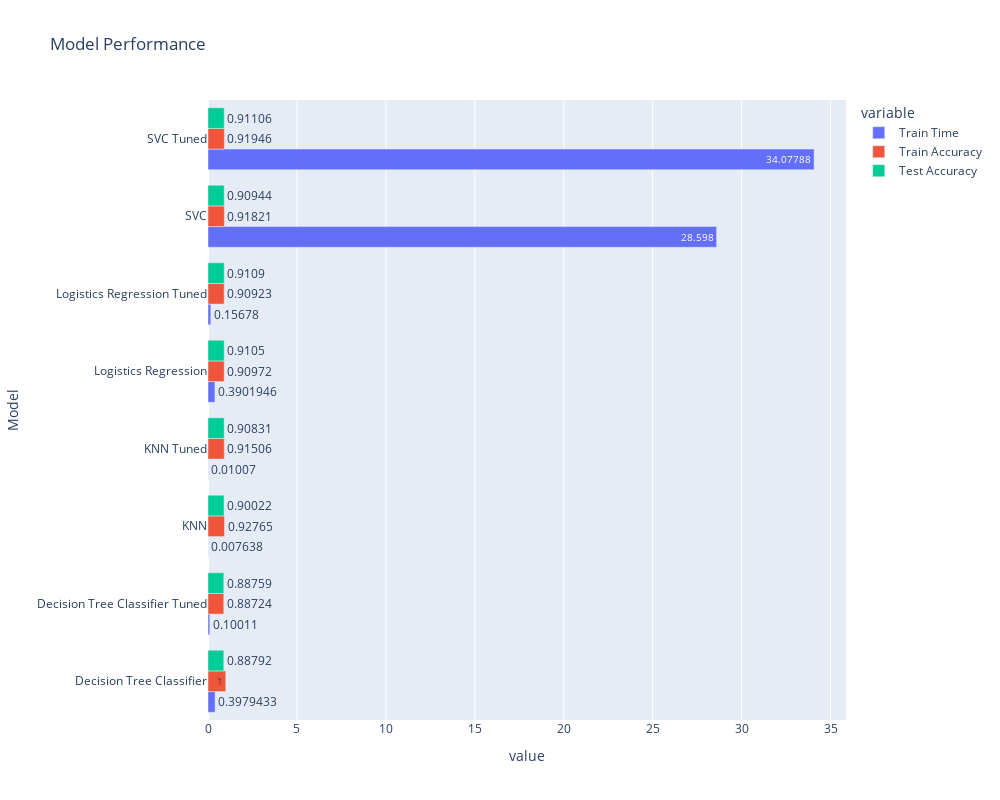

Notebook cell for this chart:
### Code cell
## Generate the Model performance comparison
fig = px.bar(counter, y=counter.index, x=['Train Time', 'Train Accuracy','Test Accuracy'], title='Model Performance',barmode='group', width=1000, height=800,text_auto=True, orientation='h')
fig.show()

### Figure 1 — Plotly figure (JSON) as saved in the notebook; plotly's stock layout.template omitted (floating-point values rounded to 4 significant figures)
{"data": [{"alignmentgroup": "True", "hovertemplate": "variable=Train Time<br>value=%{x}<br>Model=%{y}<extra></extra>", "legendgroup": "Train Time", "marker": {"color": "#636efa", "pattern": {"shape": ""}}, "name": "Train Time", "offsetgroup": "Train Time", "orientation": "h", "showlegend": true, "textposition": "auto", "texttemplate": "%{x}", "type": "bar", "x": [0.3979, 0.1001, 0.007638, 0.01007, 0.3902, 0.1568, 28.6, 34.08], "xaxis": "x", "y": ["Decision Tree Classifier", "Decision Tree Classifier Tuned", "KNN", "KNN Tuned", "Logistics Regression", "Logistics Regression Tuned", "SVC", "SVC Tuned"], "yaxis": "y"}, {"alignmentgroup": "True", "hovertemplate": "variable=Train Accuracy<br>value=%{x}<br>Model=%{y}<extra></extra>", "legendgroup": "Train Accuracy", "marker": {"color": "#EF553B", "pattern": {"shape": ""}}, "name": "Train Accuracy", "offsetgroup": "Train Accuracy", "orientation": "h", "showlegend": true, "textposition": "auto", "texttemplate": "%{x}", "type": "bar", "x": [1, 0.8872, 0.9276, 0.9151, 0.9097, 0.9092, 0.9182, 0.9195], "xaxis": "x", "y": ["Decision Tree Classifier", "Decision Tree Classifier Tuned", "KNN", "KNN Tuned", "Logistics Regression", "Logistics Regression Tuned", "SVC", "SVC Tuned"], "yaxis": "y"}, {"alignmentgroup": "True", "hovertemplate": "variable=Test Accuracy<br>value=%{x}<br>Model=%{y}<extra></extra>", "legendgroup": "Test Accuracy", "marker": {"color": "#00cc96", "pattern": {"shape": ""}}, "name": "Test Accuracy", "offsetgroup": "Test Accuracy", "orientation": "h", "showlegend": true, "textposition": "auto", "texttemplate": "%{x}", "type": "bar", "x": [0.8879, 0.8876, 0.9002, 0.9083, 0.9105, 0.9109, 0.9094, 0.9111], "xaxis": "x", "y": ["Decision Tree Classifier", "Decision Tree Classifier Tuned", "KNN", "KNN Tuned", "Logistics Regression", "Logistics Regression Tuned", "SVC", "SVC Tuned"], "yaxis": "y"}], "layout": {"barmode": "group", "height": 800, "legend": {"title": {"text": "variable"}, "tracegroupgap": 0}, "title": {"text": "Model Performance"}, "width": 1000, "xaxis": {"anchor": "y", "domain": [0, 1], "title": {"text": "value"}}, "yaxis": {"anchor": "x", "domain": [0, 1], "title": {"text": "Model"}}}}
